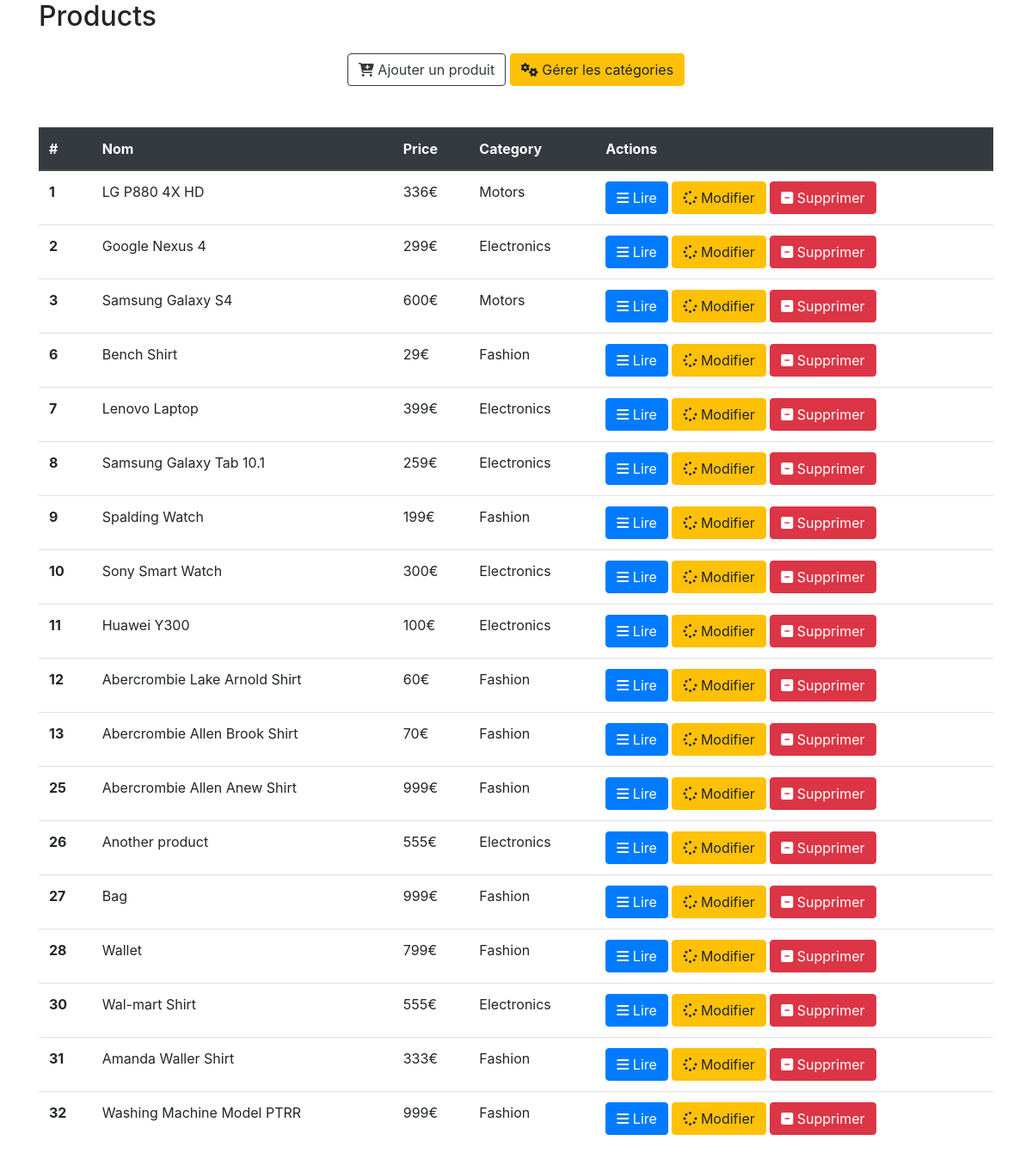
Screenshot of /Products/index.php with the database file from the repository.
### tables this page shows
CREATE TABLE `products` (
                            `id` int(11) NOT NULL,
                            `name` varchar(32) NOT NULL,
                            `description` text NOT NULL,
                            `price` int(11) NOT NULL,
                            `category_id` int(11) NOT NULL,
                            `created` datetime NOT NULL,
                            `modified` timestamp NOT NULL DEFAULT CURRENT_TIMESTAMP
);

CREATE TABLE `categories` (
                              `id` int(11) NOT NULL,
                              `name` varchar(256) NOT NULL,
                              `created` datetime NOT NULL,
                              `modified` timestamp NOT NULL DEFAULT CURRENT_TIMESTAMP
);

### Products/src/views/productsList.php (the view)
<?php
$db = getDb();
$sqlSelect = "SELECT products.*, categories.name as catName FROM products INNER JOIN categories on products.category_id = categories.id";
$reqSelect = $db->prepare($sqlSelect);
$reqSelect->execute();
$data = $reqSelect->fetchAll(5);
?>
<h2 class="mb-4">Products</h2>
<div class="text-center">
    <a href="/&?page=add">
        <button class="btn btn-outline-dark"><i class="fas fa-cart-plus"></i> Ajouter un produit</button>
    </a>
    <a href="/&?page=cat_manage">
        <button class="btn btn-warning"><i class="fas fa-cogs"></i> Gérer les catégories</button>
    </a>
</div>
<table class="table table-hover mt-5">
    <thead class="thead-dark">
    <tr>
        <th scope="col">#</th>
        <th scope="col">Nom</th>
        <th scope="col">Price</th>
        <th scope="col">Category</th>
        <th scope="col">Actions</th>
    </tr>
    </thead>
    <tbody>
    <?php
    foreach ($data as $product) {
        ?>
        <tr>
            <th scope="row"><?= $product->id ?></th>
            <td><?= $product->name ?></td>
            <td><?= $product->price ?>€</td>
            <td><?= $product->catName ?></td>
            <td>
                <a href="/&?page=read&productId=<?= $product->id?>">
                    <button class="btn btn-primary" type="button"><i class="fa fa-bars" aria-hidden="true"></i> Lire
                    </button>
                </a>
                <a href="/&?page=edit&productId=<?= $product->id?>">
                    <button class="btn btn-warning" type="submit"><i class="fa fa-spinner" aria-hidden="true"></i>
                        Modifier
                    </button>
                </a>
                <a href="/&?page=delete&productId=<?= $product->id?>">
                    <button class="btn btn-danger" type="submit"><i class="fa fa-minus-square" aria-hidden="true"></i>
                        Supprimer
                    </button>
                </a>
            </td>
        </tr>
        <?php
    }
    ?>
    </tbody>
</table>

### Products/src/views/elements/head.php (shortened to what this page needs)
<?php
function head()
{
    ?>
    <!doctype html>
    <html lang="fr">
    <head>
        <link rel="stylesheet" href="https://stackpath.bootstrapcdn.com/bootstrap/4.3.1/css/bootstrap.min.css"
>
        <link rel="stylesheet" href="https://kit-free.fontawesome.com/releases/latest/css/free-v4-shims.min.css"
              media="all">
        <link rel="stylesheet" href="https://kit-free.fontawesome.com/releases/latest/css/free-v4-font-face.min.css"
              media="all">
        <link rel="stylesheet" href="https://kit-free.fontawesome.com/releases/latest/css/free.min.css" media="all">
        <link rel="stylesheet" href="./assets/css/style.css" media="all">
    </head>
    <body>
    <div class="container">
    <?php
}

### Products/index.php (shortened to what this page needs)
<?php
require_once "src/views/elements/head.php";
require_once "src/views/elements/footer.php";
if (!isset($_GET['page'])) {
    $page = "list";
} else {
    $page = $_GET['page'];
}
head();
switch (mb_strtolower($page)) {
    case 'list':
    default:
        include "src/views/productsList.php";
        break;
}
foot();

### Products/src/views/elements/footer.php (shortened to what this page needs)
<?php
function foot()
{
    ?>
    </div>
    </body>
    </html>
    <?php
}

### rows the page displays
products: id "1", name "LG P880 4X HD", price "336", category.name "Motors"
products: id "2", name "Google Nexus 4", price "299", category.name "Electronics"
products: id "3", name "Samsung Galaxy S4", price "600", category.name "Motors"
products: id "6", name "Bench Shirt", price "29", category.name "Fashion"
products: id "7", name "Lenovo Laptop", price "399", category.name "Electronics"
products: id "8", name "Samsung Galaxy Tab 10.1", price "259", category.name "Electronics"
products: id "9", name "Spalding Watch", price "199", category.name "Fashion"
products: id "10", name "Sony Smart Watch", price "300", category.name "Electronics"
products: id "11", name "Huawei Y300", price "100", category.name "Electronics"
products: id "12", name "Abercrombie Lake Arnold Shirt", price "60", category.name "Fashion"
products: id "13", name "Abercrombie Allen Brook Shirt", price "70", category.name "Fashion"
products: id "25", name "Abercrombie Allen Anew Shirt", price "999", category.name "Fashion"
products: id "26", name "Another product", price "555", category.name "Electronics"
products: id "27", name "Bag", price "999", category.name "Fashion"
products: id "28", name "Wallet", price "799", category.name "Fashion"
products: id "30", name "Wal-mart Shirt", price "555", category.name "Electronics"
products: id "31", name "Amanda Waller Shirt", price "333", category.name "Fashion"
products: id "32", name "Washing Machine Model PTRR", price "999", category.name "Fashion"
